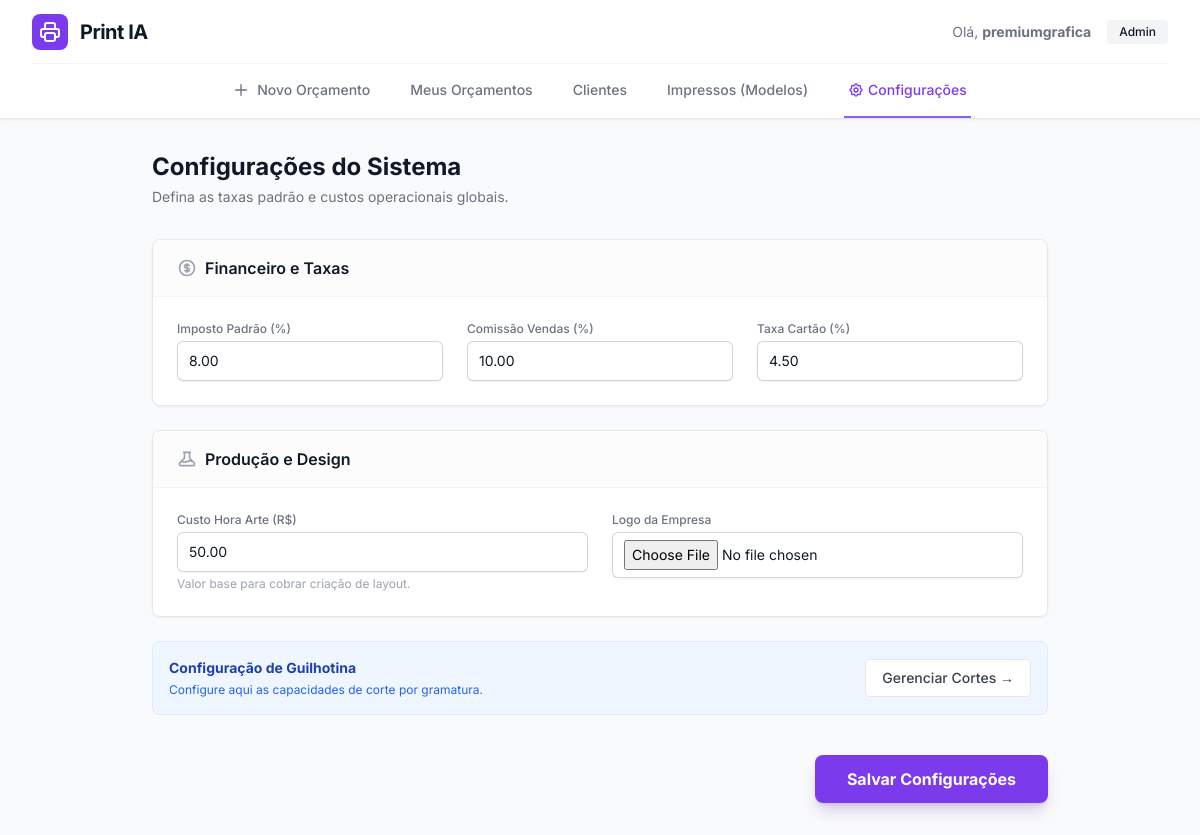
/orcamentos/configuracoes/ (signed in), run on the app's committed database.
### orcamentos/models.py (models this page shows, shortened)
class ConfiguracaoGlobal(models.Model):
    imposto_padrao = models.DecimalField(max_digits=5, decimal_places=2, default=8.00, verbose_name="Imposto Padrão (%)")
    comissao_padrao = models.DecimalField(max_digits=5, decimal_places=2, default=10.00, verbose_name="Comissão Padrão (%)")
    taxa_cartao = models.DecimalField(max_digits=5, decimal_places=2, default=4.50, verbose_name="Taxa Cartão (%)")
    custo_hora_arte = models.DecimalField(max_digits=10, decimal_places=2, default=50.00, verbose_name="Custo Hora Arte (R$)")
    logo_empresa = models.ImageField(upload_to='config/', blank=True, null=True)
    class Meta:
        verbose_name = "Configuração Global"
        verbose_name_plural = "Configurações Globais"

### orcamentos/views.py (the view)
# urls.py: path('configuracoes/', configuracoes_view, name='configuracoes'),
def configuracoes_view(request):
    config, created = ConfiguracaoGlobal.objects.get_or_create(pk=1)
    if request.method == 'POST':
        form = ConfiguracaoGlobalForm(request.POST, request.FILES, instance=config)
        if form.is_valid():
            form.save()
            messages.success(request, "Configurações atualizadas com sucesso!")
            return redirect('configuracoes')
    else:
        form = ConfiguracaoGlobalForm(instance=config)
    return render(request, 'orcamentos/configuracoes.html', {'form': form})

### orcamentos/forms.py
class ConfiguracaoGlobalForm(forms.ModelForm):
    class Meta:
        model = ConfiguracaoGlobal
        fields = '__all__'
        widgets = {
            'imposto_padrao': forms.NumberInput(attrs={'class': INPUT_CLASS}),
            'comissao_padrao': forms.NumberInput(attrs={'class': INPUT_CLASS}),
            'taxa_cartao': forms.NumberInput(attrs={'class': INPUT_CLASS}),
            'custo_hora_arte': forms.NumberInput(attrs={'class': INPUT_CLASS}),
            'logo_empresa': forms.FileInput(attrs={'class': INPUT_CLASS}),
        }

### templates/orcamentos/configuracoes.html (shortened to what this page needs)
{% extends 'base_orcamento.html' %}
{% block content %}
<div class="max-w-4xl mx-auto">
    <div class="mb-8">
        <h1 class="text-2xl font-bold text-gray-900 dark:text-white">Configurações do Sistema</h1>
        <p class="text-sm text-gray-500 mt-1">Defina as taxas padrão e custos operacionais globais.</p>
    </div>
    <form method="post" enctype="multipart/form-data" class="space-y-6">
        <div
            class="bg-white dark:bg-gray-800 rounded-lg shadow-sm border border-gray-200 dark:border-gray-700 overflow-hidden">
            <div class="px-6 py-4 border-b border-gray-100 dark:border-gray-700 bg-gray-50/50">
                <h3 class="font-semibold text-gray-900 dark:text-white flex items-center gap-2">
                    Financeiro e Taxas
                </h3>
            </div>
            <div class="p-6 grid grid-cols-1 md:grid-cols-3 gap-6">
                <div>
                    <label class="block text-xs font-medium text-gray-500 mb-1">Imposto Padrão (%)</label>
                    {{ form.imposto_padrao }}
                </div>
                <div>
                    <label class="block text-xs font-medium text-gray-500 mb-1">Comissão Vendas (%)</label>
                    {{ form.comissao_padrao }}
                </div>
                <div>
                    <label class="block text-xs font-medium text-gray-500 mb-1">Taxa Cartão (%)</label>
                    {{ form.taxa_cartao }}
                </div>
            </div>
        </div>
        <div
            class="bg-white dark:bg-gray-800 rounded-lg shadow-sm border border-gray-200 dark:border-gray-700 overflow-hidden">
            <div class="px-6 py-4 border-b border-gray-100 dark:border-gray-700 bg-gray-50/50">
                <h3 class="font-semibold text-gray-900 dark:text-white flex items-center gap-2">
                    Produção e Design
                </h3>
            </div>
            <div class="p-6 grid grid-cols-1 md:grid-cols-2 gap-6">
                <div>
                    <label class="block text-xs font-medium text-gray-500 mb-1">Custo Hora Arte (R$)</label>
                    {{ form.custo_hora_arte }}
                    <p class="text-xs text-gray-400 mt-1">Valor base para cobrar criação de layout.</p>
                </div>
                <div>
                    <label class="block text-xs font-medium text-gray-500 mb-1">Logo da Empresa</label>
                    {{ form.logo_empresa }}
                </div>
            </div>
        </div>
        <div
            class="bg-blue-50 dark:bg-blue-900/20 border border-blue-100 dark:border-blue-800 rounded-lg p-4 flex items-center justify-between">
            <div>
                <h4 class="font-bold text-blue-800 dark:text-blue-300 text-sm">Configuração de Guilhotina</h4>
                <p class="text-xs text-blue-600 dark:text-blue-400 mt-1">Configure aqui as capacidades de corte por
                    gramatura.</p>
            </div>
            <a href="{% url 'admin:materiais_guilhotinaconfig_changelist' %}" target="_blank"
                class="px-4 py-2 bg-white dark:bg-gray-800 border border-gray-200 dark:border-gray-700 text-sm font-medium rounded hover:bg-gray-50 text-gray-700 dark:text-gray-300">
                Gerenciar Cortes →
            </a>
        </div>
        <div class="flex justify-end pt-4">
            <button type="submit"
                class="bg-primary-600 hover:bg-primary-500 text-white font-bold py-3 px-8 rounded-lg shadow-lg shadow-primary-900/20 transition">
                Salvar Configurações
            </button>
        </div>
    </form>
</div>
{% endblock %}

### templates/base_orcamento.html (shortened to what this page needs)
{% load static %}
<!DOCTYPE html>
<html lang="pt-br" class="h-full bg-gray-50 dark:bg-gray-900">
<head>
    <script src="https://cdn.tailwindcss.com"></script>
</head>
<body class="h-full flex flex-col text-gray-900 dark:text-gray-100 bg-gray-50 dark:bg-gray-900">
    <header class="bg-white dark:bg-gray-800 shadow-sm z-30 relative">
        <div class="max-w-7xl mx-auto px-4 sm:px-6 lg:px-8">
            <div class="flex justify-between h-16 items-center border-b border-gray-100 dark:border-gray-700">
                <div class="flex items-center gap-3">
                    <div class="bg-primary-600 text-white p-1.5 rounded-lg">
                    </div>
                    <span class="font-bold text-xl tracking-tight hidden sm:block">Print IA</span>
                </div>
                <div class="flex items-center gap-4">
                    <span class="text-sm text-gray-500 hidden sm:inline">Olá, <b>
                        {% if request.user.is_authenticated %}
                            {{ request.user.username }}
                        {% else %}
                            Vendedor
                        {% endif %}
                    </b></span>
                    <a href="{% url 'admin:index' %}"
                        class="text-xs font-medium bg-gray-100 dark:bg-gray-700 px-3 py-1 rounded hover:bg-gray-200 transition">
                        Admin
                    </a>
                </div>
            </div>
        </div>
        <div class="bg-white dark:bg-gray-800 border-b border-gray-200 dark:border-gray-700">
            <div class="max-w-7xl mx-auto px-4 sm:px-6 lg:px-8">
                <nav class="flex sm:justify-center space-x-8 overflow-x-auto no-scrollbar" aria-label="Global">
                    <a href="{% url 'orcamentos:novo_orcamento' %}"
                        class="{% if request.resolver_match.url_name == 'novo_orcamento' %}border-primary-500 text-primary-600{% else %}border-transparent text-gray-500 hover:border-gray-300 hover:text-gray-700{% endif %} whitespace-nowrap py-4 px-1 border-b-2 font-medium text-sm flex items-center gap-2">
                        <svg class="w-4 h-4" fill="none" stroke="currentColor" viewBox="0 0 24 24">
                            <path stroke-linecap="round" stroke-linejoin="round" stroke-width="2" d="M12 4v16m8-8H4">
                            </path>
                        </svg>
                        Novo Orçamento
                    </a>
                    <a href="#"
                        class="border-transparent text-gray-500 dark:text-gray-400 hover:border-gray-300 hover:text-gray-700 whitespace-nowrap py-4 px-1 border-b-2 font-medium text-sm">
                        Meus Orçamentos
                    </a>
                    <a href="{% url 'orcamentos:lista_clientes' %}"
                        class="border-transparent text-gray-500 dark:text-gray-400 hover:border-gray-300 hover:text-gray-700 whitespace-nowrap py-4 px-1 border-b-2 font-medium text-sm">
                        Clientes
                    </a>
                    <a href="#"
                        class="border-transparent text-gray-500 dark:text-gray-400 hover:border-gray-300 hover:text-gray-700 whitespace-nowrap py-4 px-1 border-b-2 font-medium text-sm">
                        Impressos (Modelos)
                    </a>
                    <a href="{% url 'orcamentos:configuracoes' %}"
                        class="{% if request.resolver_match.url_name == 'configuracoes' %}border-primary-500 text-primary-600{% else %}border-transparent text-gray-500 dark:text-gray-400 hover:border-gray-300 hover:text-gray-700{% endif %} whitespace-nowrap py-4 px-1 border-b-2 font-medium text-sm flex items-center gap-1">
                        Configurações
                    </a>
                </nav>
            </div>
        </div>
    </header>
    <main class="flex-1 overflow-y-auto bg-gray-50 dark:bg-gray-900 py-8">
        <div class="max-w-7xl mx-auto px-4 sm:px-6 lg:px-8">
            {% block content %}{% endblock %}
        </div>
    </main>
</body>
</html>

### data on the page
ConfiguracaoGlobal: imposto_padrao "8.00", comissao_padrao "10.00", taxa_cartao "4.50", custo_hora_arte "50.00"

### other printed values
{{ request.user.username }} "premiumgrafica"
